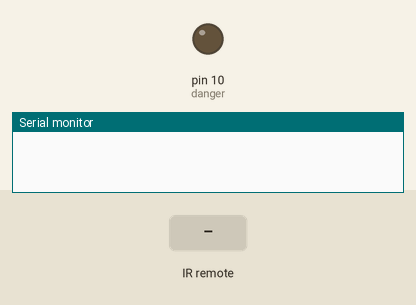
A sketch run on a simulated Arduino Uno, built with avr-gcc and run on an emulated ATmega328P. On the bench: output pins drawn as LEDs (lit = HIGH), the last lines printed to the serial monitor. Inputs (shaded band) come from the test bench.

Above: at 1.2 s.
1.3 s: infrared code 0xE916FF00 received
At 2.4 s:
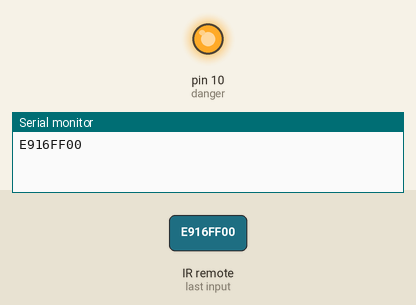
Timing chart, 0 to 4.3 s (numbered marks = the images above; inputs shaded):
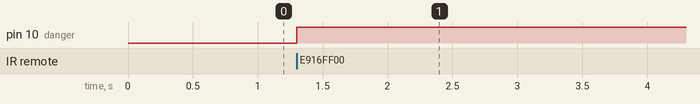

Measured:
- after the input at 1.3 s, pin 10 (danger): LOW → HIGH at once

The sketch:

20.IR_Remote.ino
```cpp
#include <IRremote.hpp>
int danger = 10;
#define IR_RECEIVE_PIN 9 // Define the IR receiver pin

void setup() {
    Serial.begin(9600);
    IrReceiver.begin(IR_RECEIVE_PIN, ENABLE_LED_FEEDBACK); // Start the receiver
    pinMode(danger, OUTPUT);
}

void loop() {
    if (IrReceiver.decode()) {
        Serial.println(IrReceiver.decodedIRData.decodedRawData,HEX);
        if((IrReceiver.decodedIRData.decodedRawData) == 0xE916FF00){
          digitalWrite(danger, HIGH);
        }
        else{
          digitalWrite(danger, LOW);
        }
        delay(1000);
        IrReceiver.resume(); // Enable receiving of the next value
    }
}
```
